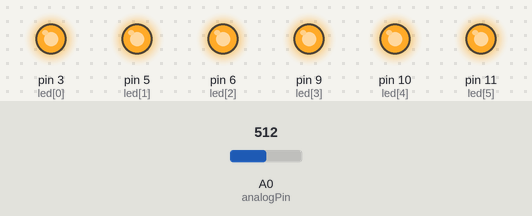
A sketch run on a simulated Arduino Uno, built with avr-gcc and run on an emulated ATmega328P. Parts: output pins drawn as LEDs (lit = HIGH). The test bench sets the inputs (shaded band); at power-on: A0 (analogPin) = 512.

Above: at 1.2 s.
1.3 s: A0 (analogPin) set to 28
2.8 s: A0 (analogPin) set to 22
At 3.9 s:
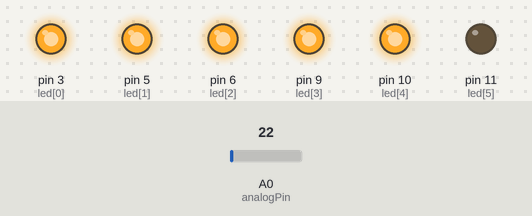
4.3 s: A0 (analogPin) set to 0
At 5.1 s:
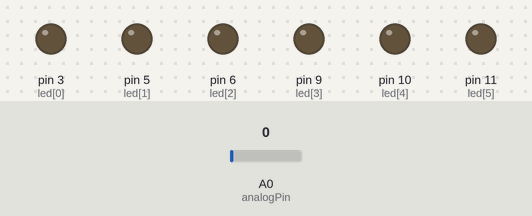
5.8 s: A0 (analogPin) set to 16
At 6.2 s:
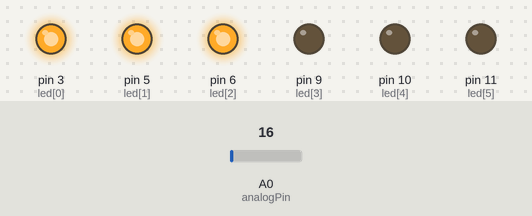
7.3 s: A0 (analogPin) set to 122
At 8.5 s:
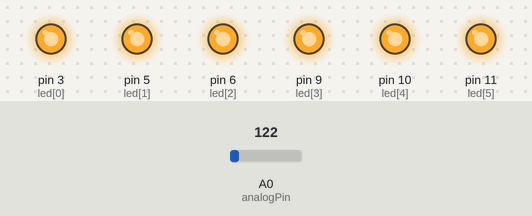
Timing chart, 0 to 9.8 s (numbered marks = the images above; inputs shaded):
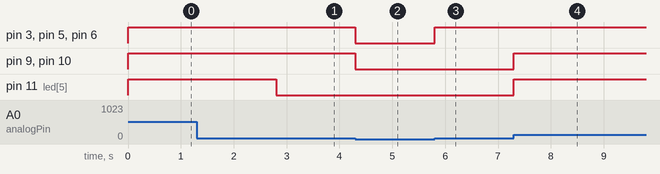

Measured:
- the behaviour switches between 25 and 24 on A0 (analogPin) (found by bisection; images 0 and 1)
- after the input at 1.3 s, every drawn part: stays the same
- after the input at 2.8 s, pin 11 (led[5]): HIGH → LOW at once
- after the input at 4.3 s, pin 3 (led[0]), pin 5 (led[1]), pin 6 (led[2]), pin 9 (led[3]), pin 10 (led[4]): HIGH → LOW at once
- after the input at 5.8 s, pin 3 (led[0]), pin 5 (led[1]), pin 6 (led[2]): LOW → HIGH at once
- after the input at 7.3 s, pin 9 (led[3]), pin 10 (led[4]), pin 11 (led[5]): LOW → HIGH at once

The sketch:

RESISTOR1_23.12.ino
```cpp
/*
const int analogPin = A0;

void setup() {
  // put your setup code here, to run once:
  Serial.begin(115200);
}

void loop() {
  // put your main code here, to run repeatedly:
  int analogValue = analogRead(analogPin);
  Serial.println(analogValue);
}
*/

/*
//가변저항 값에 따라 LED 밝기 변화
const int ledPin = 10;
const int analogPin = A0;

void setup() {

}

void loop () {
  int analogValue = analogRead(analogPin);
  analogWrite(ledPin, analogValue/4);
}
*/

/*
//디지털 LED 막대 그래프

const int led[6] = { 3, 5, 6, 9, 10, 11 };
const int analogPin = A0;

void setup() {
}

void loop() {
  int sensorInput = analogRead(analogPin);

  for(int n=0; n<=5; n++) {
    if(sensorInput/171 >= 1+n)
      analogWrite(led[n], 255);
    else if (sensorInput/171 >= 0+n)
      analogWrite(led[n], int(sensorInput%171/171.0*255));
  }
}
*/

//map 함수 활용

const int led[6] = { 3, 5, 6, 9, 10, 11 };
const int analogPin = A0;

void setup() {
}

void loop() {
  int sensorInput = analogRead(analogPin);
  int level = map(sensorInput, 0, 1024, 0, 255);
  for(int n=0; n<6; n++) {
    if(n<level) {
      analogWrite(led[n], 255);
    }
    else {
      analogWrite(led[n], 0);
    }
  }
}
```
